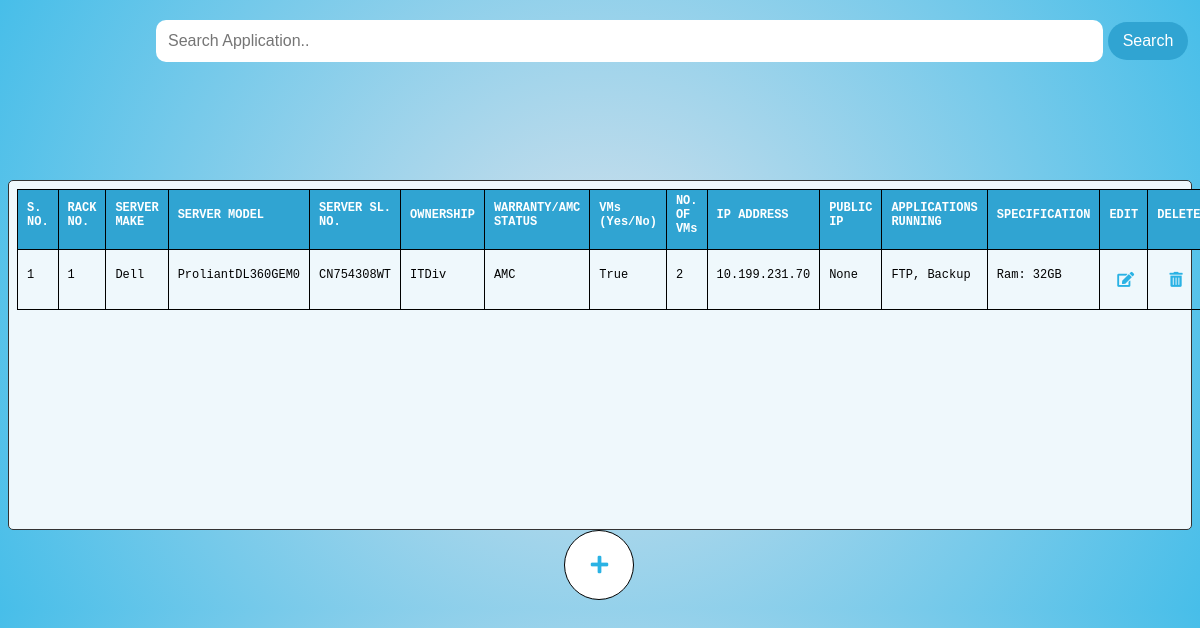
/apps?company=Dell, run on the app's committed database.
### qrapp/models.py (models this page shows, shortened)
class Server(models.Model):
    rack_no = models.IntegerField()
    server_make = models.ForeignKey(Company, on_delete=models.CASCADE)
    server_model = models.CharField(max_length=100)
    server_serial_no = models.CharField(max_length=100)
    ownership = models.CharField(max_length=100)
    warranty_amc_status = models.CharField(max_length=100)
    vms = models.BooleanField()
    num_of_vms = models.IntegerField()
    ip_address = models.GenericIPAddressField()
    public_ip = models.GenericIPAddressField(null=True, blank=True)
    applications_running = models.TextField()
    specification = models.TextField(null=True, blank=True)

class Company(models.Model):
    company=models.CharField(max_length=100,primary_key=True)
    def __str__(self):
        return self.company

### qrapp/views.py (the view)
# urls.py: path('apps',views.apps,name='apps'),
def apps(request):
    company = request.GET.get('company')  # Get the value of the 'company' parameter from the URL
    servers = Server.objects.filter(server_make=company) if company else Server.objects.all()
    form=ServerForm()
    if 'delete_id' in request.GET:
        delete_id = request.GET['delete_id']
        server = get_object_or_404(Server, id=delete_id)
        server.delete()
        return render(request, 'apps.html', {'servers': servers,'form':form})  # Redirect to the same view to display the updated table
    if request.method == 'POST':
        form = ServerForm(request.POST)
        if form.is_valid():
            form.save()
            return render(request, 'apps.html', {'servers': servers,'form':form})  # Redirect to the same view to display the updated table
    return render(request, 'apps.html', {'servers': servers,'form':form})

### qrapp/forms.py
class ServerForm(forms.ModelForm):
    class Meta:
        model = Server
        fields = '__all__'

### qrapp/templates/apps.html (shortened to what this page needs)
{% load static %}
<!DOCTYPE html>
<html lang="en">
  <head>
    <link rel="stylesheet" type="text/css" href="{% static 'com.css' %}">
    <link rel="stylesheet" href="https://cdnjs.cloudflare.com/ajax/libs/font-awesome/5.15.3/css/all.min.css">
  </head>
   <body>
    <form method="POST" action="/apps">
      <input type="text" class="search-input" placeholder="Search Application..">
      <button class="search-button">Search</button>
  </form>
        <div class="box">
             <table>
            <tr>
              <td class="cell head serial">S. NO.</td>
              <td class="cell head rack">RACK NO.</td>
              <td class=" cell head server_make">SERVER MAKE</td>
              <td class="cell head server_model">SERVER MODEL</td>
              <td class="cell head server_serial">SERVER SL. NO.</td>
              <td class="cell head ownership">OWNERSHIP</td>
              <td class="cell head warranty">WARRANTY/AMC STATUS</td>
              <td class="cell head vm">VMs (Yes/No)</td>
              <td class="cell head vm_number">NO. OF VMs</td>
              <td class="cell head IP">IP ADDRESS</td>
              <td class="cell head public_IP">PUBLIC IP</td>
              <td class="cell head application">APPLICATIONS RUNNING</td>
              <td class="cell head specification">SPECIFICATION</td>
              <td class="cell head select">EDIT</td>
              <td class="cell head select">DELETE</td>
            </tr>
            {% for server in servers %}
            <tr>
              <td class="cell serial">{{ forloop.counter }}</td>
              <td class="cell rack">{{ server.rack_no }}</td>
              <td class="cell server_make">{{ server.server_make }}</td>
              <td class="cell server_model">{{ server.server_model }}</td>
              <td class="cell server_serial">{{ server.server_serial_no }}</td>
              <td class="cell ownership">{{ server.ownership }}</td>
              <td class="cell warranty">{{ server.warranty_amc_status }}</td>
              <td class="cell vm">{{ server.vms }}</td>
              <td class="cell vm_number">{{ server.num_of_vms }}</td>
              <td class="cell IP">{{ server.ip_address }}</td>
              <td class="cell public_IP">{{ server.public_ip }}</td>
              <td class="cell application">{{ server.applications_running }}</td>
              <td class="cell specification">{{ server.specification }}</td>
              <td class="cell edit-icon"><a href="{% url 'edit' edit_id=server.id %}"><i class="fas fa-edit edit-icon"></i></a></td>
              <td class="cell edit-icon"><a href="?delete_id={{ server.id }} "><i class="fas fa-trash-alt edit-icon"></i></a></td>
            </tr>
            {% endfor %}
          </table>
    </div>
<div class="ccontainer"><button type="button" id="showFormButton" class="add-button"><i class="fas fa-plus edit-plus-icon"></i></button>
</div>
  </body>
</html>

### qrapp/static/com.css (style rules this page uses)
* { box-sizing: border-box; }
body { font-family: Calibri, Helvetica, sans-serif; background-image: radial-gradient(circle at center,#d5e1ec,#47bee9); background-size:contain; background-position: center; }
table { width: 100%; border-collapse: collapse; font-family: "Lucida Console", "Courier New", monospace; }
th, td { padding: 9px; text-align: left; border-bottom: 2px solid #cdf0fc }
.cell { height: 60px; align-items: left; margin-top: 0px; padding-top: 0px; border-style: solid; border-color: black; border-width: 1px; font-size: 12px; }
.head { font-weight: bold; background-color: rgb(48, 164, 210); color: white; }
.select { width: 20px; }
.serial { width:40px; }
.rack { width: 40px; }
.server_make { width: 60px; }
.server_model { width: 150px; }
.server_serial { width: 100px; }
.ownership { width: 70px; }
.warranty { width: 100px; }
.vm { width: 60px; }
.vm_number { width: 45px; }
.IP { width: 78px; }
.public_IP { width: 78px; }
.application { width: 120px; }
.specification { width: 180px; }
a { color: black; text-decoration: none; font-weight: bold; }
.edit-icon { font-size: 20px; color:#2ab2e4; padding: 5px; width:20px; }

### qrapp/templates/apps.html (style rules this page uses)
body { font-family: Calibri, Helvetica, sans-serif; background-image: radial-gradient(circle at center,#d5e1ec,#47bee9); background-size:contain; background-position: center; }
.box { width: 100%; height: 350px; background-color: #EFF8FC; border: 1px solid #333; border-radius: 5px; padding: 8px; -webkit-border-radius: 5px; -moz-border-radius: 5px; -ms-border-radius: 5px; -o-border-radius: 5px; margin-top: 10%; justify-content: center; }
.search-input { padding:12px; border: none; width: 80%; margin-left: 12.5%; margin-top: 1%; border-radius: 10px; font-size: 16px; }
.search-button { background-color: rgb(48, 164, 210); color: white; padding: 10px 15px; border: none; border-radius: 20px; font-size: 16px; cursor: pointer; position: right; }
.edit-icon { font-size: 15px; color:#2ab2e4; padding: 2px; width:10px; margin-left: 30%; }
.edit-plus-icon { font-size: 20px; color:#2ab2e4; padding: 10px; }
.add-button { background-color: white; color: black; padding: 10px 15px; border: none; border-radius: 50% 50% 50% 50%; font-size: 16px; cursor: pointer; position: right; height: 70px ; width:70px; border-style: solid; border-width: 1.5px; left: 50%; }
.ccontainer { margin-top :0%; margin-left:47%; }

### data on the page
Server: rack_no "1", server_make "Dell", server_model "ProliantDL360GEM0", server_serial_no "CN754308WT", ownership "ITDiv", warranty_amc_status "AMC", vms "True", num_of_vms "2", ip_address "10.199.231.70", public_ip "None", applications_running "FTP, Backup", specification "Ram: 32GB"
